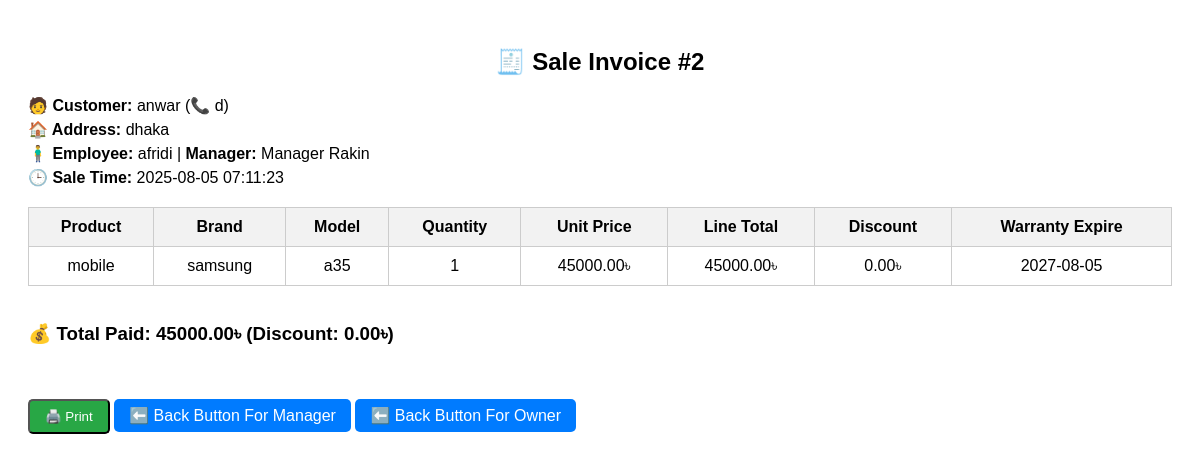
The app's page /view_invoice.php?sale_id=2 (signed in) with its own data.
### tables this page shows
CREATE TABLE `sale` (
  `sale_id` int(11) NOT NULL,
  `employee_id` int(11) DEFAULT NULL,
  `product_id` int(11) DEFAULT NULL,
  `manager_id` int(11) DEFAULT NULL,
  `branch_id` int(11) DEFAULT NULL,
  `customer_id` int(11) DEFAULT NULL,
  `sale_time` datetime DEFAULT NULL,
  `quantity` int(11) DEFAULT 1,
  `discount_applied` decimal(5,2) DEFAULT 0.00,
  `total_price` decimal(10,2) DEFAULT NULL
);

CREATE TABLE `customer` (
  `customer_id` int(11) NOT NULL,
  `name` varchar(100) DEFAULT NULL,
  `address` varchar(255) DEFAULT NULL,
  `phone` varchar(20) DEFAULT NULL
);

CREATE TABLE `employee` (
  `employee_id` int(11) NOT NULL,
  `name` varchar(100) DEFAULT NULL,
  `phone` varchar(20) DEFAULT NULL,
  `nid` varchar(20) DEFAULT NULL,
  `join_date` date DEFAULT NULL,
  `designation` varchar(100) DEFAULT NULL,
  `manager_id` int(11) DEFAULT NULL,
  `branch_id` int(11) DEFAULT NULL,
  `total_sales` int(11) DEFAULT 0
);

CREATE TABLE `manager` (
  `manager_id` int(11) NOT NULL,
  `name` varchar(100) DEFAULT NULL,
  `email` varchar(100) DEFAULT NULL,
  `password` varchar(100) DEFAULT NULL,
  `phone` varchar(20) DEFAULT NULL,
  `hire_date` date DEFAULT NULL,
  `branch_id` int(11) DEFAULT NULL,
  `total_sales` int(11) DEFAULT 0
);

CREATE TABLE `sale_details` (
  `sale_detail_id` int(11) NOT NULL,
  `sale_id` int(11) NOT NULL,
  `product_id` int(11) NOT NULL,
  `quantity` int(11) NOT NULL,
  `unit_price` decimal(10,2) NOT NULL,
  `total_line_price` decimal(10,2) NOT NULL,
  `warranty_expire_date` date NOT NULL,
  `discount_applied` decimal(10,2) NOT NULL
);

CREATE TABLE `product` (
  `product_id` int(11) NOT NULL,
  `name` varchar(100) DEFAULT NULL,
  `brand` varchar(100) DEFAULT NULL,
  `model` varchar(100) DEFAULT NULL,
  `price` decimal(10,2) DEFAULT NULL,
  `stock` int(11) DEFAULT NULL,
  `warranty_months` int(11) DEFAULT NULL,
  `description` text DEFAULT NULL,
  `branch_id` int(11) DEFAULT NULL,
  `category_id` int(11) DEFAULT NULL
);

### view_invoice.php (the view, shortened to what this page needs)
<?php
require_once("db.php");
$sale_id = $_GET['sale_id'] ?? 0;
$sale = $conn->query("
  SELECT s.sale_id, s.sale_time, s.total_price, s.discount_applied,
         c.name AS customer_name, c.phone, c.address,
         e.name AS employee_name,
         m.name AS manager_name
  FROM sale s
  JOIN customer c ON s.customer_id = c.customer_id
  JOIN employee e ON s.employee_id = e.employee_id
  JOIN manager m ON s.manager_id = m.manager_id
  WHERE s.sale_id = $sale_id
")->fetch_assoc();
$items = $conn->query("
  SELECT sd.*, p.name AS product_name, p.brand, p.model
  FROM sale_details sd
  JOIN product p ON sd.product_id = p.product_id
  WHERE sd.sale_id = $sale_id
");
?>
<!DOCTYPE html>
<html>
<head>
</head>
<body>
<h2>🧾 Sale Invoice #<?= $sale_id ?></h2>
<div class="info">
  <div><strong>🧑 Customer:</strong> <?= htmlspecialchars($sale['customer_name']) ?> (📞 <?= $sale['phone'] ?>)</div>
  <div><strong>🏠 Address:</strong> <?= htmlspecialchars($sale['address']) ?></div>
  <div><strong>🧍‍♂️ Employee:</strong> <?= htmlspecialchars($sale['employee_name']) ?> | <strong>Manager:</strong> <?= htmlspecialchars($sale['manager_name']) ?></div>
  <div><strong>🕒 Sale Time:</strong> <?= $sale['sale_time'] ?></div>
</div>
<table>
  <thead>
    <tr>
      <th>Product</th>
      <th>Brand</th>
      <th>Model</th>
      <th>Quantity</th>
      <th>Unit Price</th>
      <th>Line Total</th>
      <th>Discount</th>
      <th>Warranty Expire</th>
    </tr>
  </thead>
  <tbody>
    <?php while ($item = $items->fetch_assoc()): ?>
      <tr>
        <td><?= htmlspecialchars($item['product_name']) ?></td>
        <td><?= $item['brand'] ?></td>
        <td><?= $item['model'] ?></td>
        <td><?= $item['quantity'] ?></td>
        <td><?= $item['unit_price'] ?>৳</td>
        <td><?= $item['total_line_price'] ?>৳</td>
        <td><?= $item['discount_applied'] ?>৳</td>
        <td><?= $item['warranty_expire_date'] ?></td>
      </tr>
    <?php endwhile; ?>
  </tbody>
</table>
<br>
<h3>💰 Total Paid: <?= $sale['total_price'] ?>৳ (Discount: <?= $sale['discount_applied'] ?>৳)</h3>
<br><br>
<button onclick="window.print()" class="btn">🖨️ Print</button>
<a href="sale_history.php" class="btn" style="background:#007bff;">⬅️ Back Button For Manager</a>
<a href="owner_sales_report.php" class="btn" style="background:#007bff;">⬅️ Back Button For Owner</a>
</body>
</html>

### view_invoice.php (style rules this page uses)
body { font-family: Arial; padding: 20px; }
h2 { text-align: center; }
table { width: 100%; border-collapse: collapse; margin-top: 20px; }
th, td { border: 1px solid #ccc; padding: 10px; text-align: center; }
th { background-color: #f2f2f2; }
.info { margin-bottom: 20px; }
.info div { margin-bottom: 5px; }
.btn { padding: 8px 15px; background: #28a745; color: white; text-decoration: none; border-radius: 5px; }

### records on screen
sale: customer.name "anwar", customer.phone "d", customer.address "dhaka", employee.name "afridi", manager.name "Manager Rakin", sale_time "2025-08-05 07:11:23", total_price "45000.00", discount_applied "0.00"
sale_details: product.name "mobile", product.brand "samsung", product.model "a35", quantity "1", unit_price "45000.00", total_line_price "45000.00", discount_applied "0.00", warranty_expire_date "2027-08-05"

### other values on screen
$sale_id "2"
